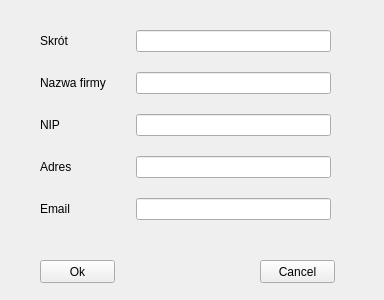
<?xml version="1.0" encoding="UTF-8"?>
<ui version="4.0">
 <class>AddCompanyDialog</class>
 <widget class="QWidget" name="AddCompanyDialog">
  <property name="geometry">
   <rect>
    <x>0</x>
    <y>0</y>
    <width>384</width>
    <height>300</height>
   </rect>
  </property>
  <property name="windowTitle">
   <string>Form</string>
  </property>
  <widget class="QWidget" name="formLayoutWidget">
   <property name="geometry">
    <rect>
     <x>10</x>
     <y>0</y>
     <width>351</width>
     <height>250</height>
    </rect>
   </property>
   <layout class="QFormLayout" name="formLayout">
    <property name="horizontalSpacing">
     <number>30</number>
    </property>
    <property name="verticalSpacing">
     <number>20</number>
    </property>
    <property name="leftMargin">
     <number>30</number>
    </property>
    <property name="topMargin">
     <number>30</number>
    </property>
    <property name="rightMargin">
     <number>30</number>
    </property>
    <property name="bottomMargin">
     <number>30</number>
    </property>
    <item row="0" column="0">
     <widget class="QLabel" name="shortcutLabel">
      <property name="text">
       <string>Skrót</string>
      </property>
     </widget>
    </item>
    <item row="0" column="1">
     <widget class="QLineEdit" name="shortcutLineEdit">
      <property name="minimumSize">
       <size>
        <width>0</width>
        <height>20</height>
       </size>
      </property>
     </widget>
    </item>
    <item row="1" column="0">
     <widget class="QLabel" name="nameLabel">
      <property name="text">
       <string>Nazwa firmy</string>
      </property>
     </widget>
    </item>
    <item row="1" column="1">
     <widget class="QLineEdit" name="nameLineEdit"/>
    </item>
    <item row="2" column="0">
     <widget class="QLabel" name="nipLabel">
      <property name="text">
       <string>NIP</string>
      </property>
     </widget>
    </item>
    <item row="2" column="1">
     <widget class="QLineEdit" name="nipLineEdit"/>
    </item>
    <item row="3" column="0">
     <widget class="QLabel" name="addressLabel">
      <property name="text">
       <string>Adres</string>
      </property>
     </widget>
    </item>
    <item row="3" column="1">
     <widget class="QLineEdit" name="addressLineEdit"/>
    </item>
    <item row="4" column="0">
     <widget class="QLabel" name="emailLabel">
      <property name="text">
       <string>Email</string>
      </property>
     </widget>
    </item>
    <item row="4" column="1">
     <widget class="QLineEdit" name="emailLineEdit"/>
    </item>
   </layout>
  </widget>
  <widget class="QPushButton" name="okButton">
   <property name="geometry">
    <rect>
     <x>40</x>
     <y>260</y>
     <width>75</width>
     <height>23</height>
    </rect>
   </property>
   <property name="text">
    <string>Ok</string>
   </property>
  </widget>
  <widget class="QPushButton" name="cancelButton">
   <property name="geometry">
    <rect>
     <x>260</x>
     <y>260</y>
     <width>75</width>
     <height>23</height>
    </rect>
   </property>
   <property name="text">
    <string>Cancel</string>
   </property>
  </widget>
 </widget>
 <resources/>
 <connections/>
</ui>
